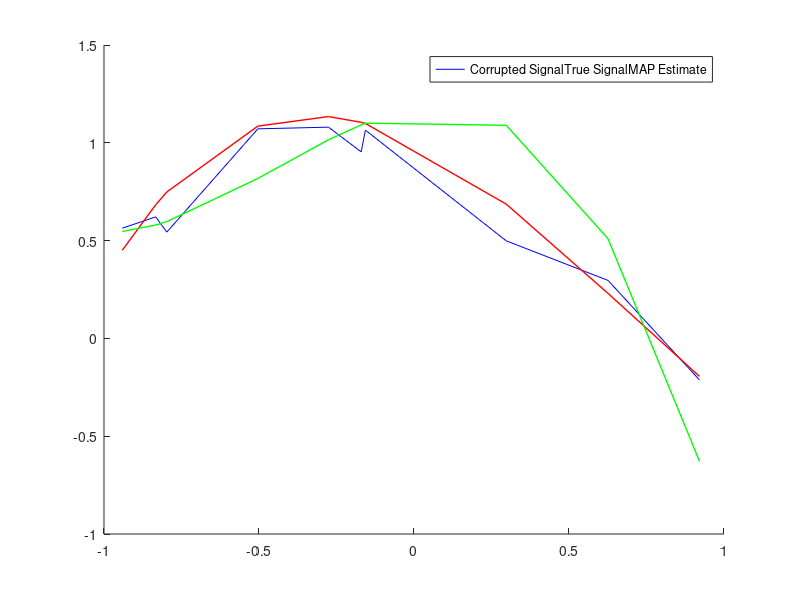

Write the MATLAB code that produced this figure. (Note: this script raises an error after producing the figure.)
clear all; clc; close all;
%% define parameters
N = 10;
sigma=.01;
w_true = [.5;-1;-.8;1];
%% create dataset
v = mvnrnd(0,sigma,N);
%x = linspace(-3,3,N)';
x = sort(unifrnd(-1,1,[N,1]));
phi_x = [x.^3 x.^2 x ones(N,1)]

y_true = phi_x *w_true;
y_corrupted = y_true + v
%% choose gamma
B = .01;
gamma_values = linspace(.07,10^B,10);
for gamma = gamma_values
close all;
figure(1)
hold on;
plot(x,y_corrupted,'b-')
plot(x,y_true,'r-','linewidth',1)
%% 
w_map = ((y_corrupted'*phi_x) / ((phi_x'*phi_x)/(sigma^2) - N*gamma^(-2)*eye(length(w_true))))' * 1/(sigma^2) 
y_estimated = phi_x*w_map
plot(x,y_estimated,'g-','linewidth',1)
legend(["Corrupted Signal","True Signal","MAP Estimate"]) 
title("Samples = "+num2str(N)+", Gamma = " + num2str(gamma))
saveas(gcf,"Gamma="+num2str(gamma)+".jpg")
pause
close all;                    
end